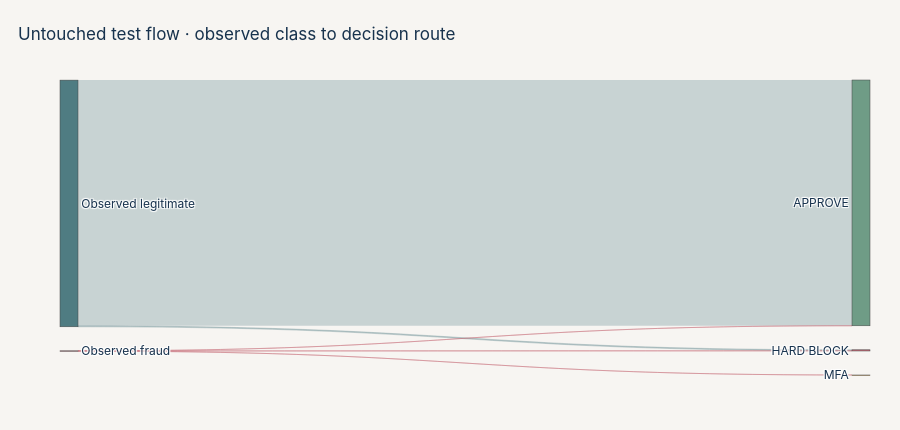

The notebook cell this image was saved under:
### Code cell
test_scores = risk_score(p_test)
routes = np.select(
    [test_scores < 40, test_scores <= 75],
    ["STATUS_APPROVED", "STATUS_TRIGGER_MFA"],
    default="STATUS_HARD_BLOCK"
)
routed = test[["Class", "Amount", "sampling_weight"]].copy()
routed["route"] = routes
routed["probability"] = p_test
routed["risk_score"] = test_scores

route_rows = []
for route, group in routed.groupby("route", observed=True):
    weight = group["sampling_weight"]
    weighted_events = weight.sum()
    fraud_events = (group["Class"] * weight).sum()
    route_rows.append({
        "route": route,
        "weighted events": weighted_events,
        "volume share": weighted_events / routed["sampling_weight"].sum(),
        "fraud events": fraud_events,
        "queue precision": fraud_events / max(weighted_events, 1e-12),
        "fraud amount": group.loc[group["Class"] == 1, "Amount"].sum(),
    })
route_table = pd.DataFrame(route_rows).sort_values("route")
display(route_table.style.hide(axis="index").format({
    "weighted events": "{:,.0f}", "volume share": "{:.3%}",
    "fraud events": "{:,.1f}", "queue precision": "{:.2%}", "fraud amount": "USD {:,.0f}"
}))

sources, targets, values, colors = [], [], [], []
class_nodes = ["Observed legitimate", "Observed fraud"]
route_nodes = ["APPROVE", "MFA", "HARD BLOCK"]
for cls, class_name in [(0, class_nodes[0]), (1, class_nodes[1])]:
    for route, route_name in [
        ("STATUS_APPROVED", "APPROVE"),
        ("STATUS_TRIGGER_MFA", "MFA"),
        ("STATUS_HARD_BLOCK", "HARD BLOCK"),
    ]:
        mask = (routed["Class"] == cls) & (routed["route"] == route)
        value = routed.loc[mask, "sampling_weight"].sum()
        if value > 0:
            sources.append(class_nodes.index(class_name))
            targets.append(2 + route_nodes.index(route_name))
            values.append(value)
            colors.append("rgba(198,107,120,0.42)" if cls else "rgba(79,124,130,0.28)")

fig = go.Figure(go.Sankey(
    arrangement="snap",
    node={"label": class_nodes + route_nodes, "pad": 24, "thickness": 18,
          "color": [COLORS["teal"], COLORS["rose"], COLORS["green"], COLORS["amber"], COLORS["rose"]]},
    link={"source": sources, "target": targets, "value": values, "color": colors}
))
style_figure(fig, "Untouched test flow · observed class to decision route", height=430)
show(fig)

### Figure 1 — Plotly figure (JSON) as saved in the notebook; plotly's stock layout.template omitted (floating-point values rounded to 4 significant figures)
{"data": [{"arrangement": "snap", "link": {"color": ["rgba(79,124,130,0.28)", "rgba(79,124,130,0.28)", "rgba(198,107,120,0.42)", "rgba(198,107,120,0.42)", "rgba(198,107,120,0.42)"], "source": [0, 0, 1, 1, 1], "target": [2, 4, 2, 3, 4], "value": [59060.0, 226.7, 12.0, 2.0, 63.0]}, "node": {"color": ["#4F7C82", "#C66B78", "#6F9C86", "#D5A24E", "#C66B78"], "label": ["Observed legitimate", "Observed fraud", "APPROVE", "MFA", "HARD BLOCK"], "pad": 24, "thickness": 18}, "type": "sankey"}], "layout": {"font": {"color": "#17324D", "family": "Inter, Aptos, Arial"}, "height": 430, "hoverlabel": {"bgcolor": "#FFFFFF", "font": {"color": "#17324D"}}, "legend": {"orientation": "h", "x": 0, "y": 1.08}, "margin": {"b": 55, "l": 60, "r": 30, "t": 80}, "paper_bgcolor": "#F7F5F2", "plot_bgcolor": "#F7F5F2", "title": {"text": "Untouched test flow · observed class to decision route", "x": 0.02, "xanchor": "left"}, "xaxis": {"gridcolor": "rgba(23,50,77,0.09)", "zeroline": false}, "yaxis": {"gridcolor": "rgba(23,50,77,0.09)", "zeroline": false}}}
